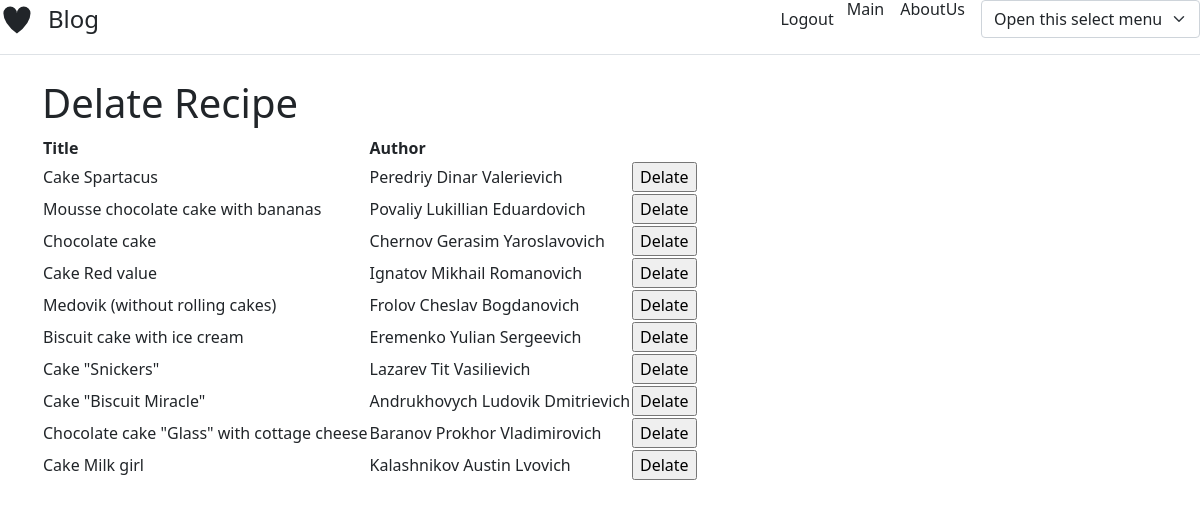
/blog_cake_php/delate.php, run on the app's committed database.
### tables this page shows
CREATE TABLE `blog_tb` (
  `id` int NOT NULL,
  `title` varchar(255) DEFAULT NULL,
  `content` text,
  `author` varchar(255) DEFAULT NULL,
  `tags` varchar(255) DEFAULT NULL,
  `date` datetime NOT NULL DEFAULT CURRENT_TIMESTAMP,
  `image` varchar(255) DEFAULT NULL
);

### blog_cake_php/delate.php (the view, shortened to what this page needs)
<?php
include "header/header.php";
echo '<h1>Delate Recipe</h1>';
include "db_config.php";
$sql = "SELECT * FROM blog_tb ORDER BY id DESC ";
if($result = $conn->query($sql)){
    echo "<table><tr><th>Title</th><th>Author</th><th></th></tr>";
    foreach($result as $row){
        echo "<tr>";
            echo "<td>" . $row["title"] . "</td>";
            echo "<td>" . $row["author"] . "</td>";
            echo "<td><form action='delate_position.php' method='POST'>
                        <input type='hidden' name='id' value='" . $row["id"] . "' />
                        <input type='submit' value='Delate'>
                </form></td>";
        echo "</tr>";
    }
    echo "</table>";
} else{
    echo "Error: " . $conn->error;
}
include "footer/footer.php";
?>

### data on the page
blog_tb: title "Cake Spartacus", author "Peredriy Dinar Valerievich"
blog_tb: title "Mousse chocolate cake with bananas", author "Povaliy Lukillian Eduardovich"
blog_tb: title "Chocolate cake", author "Chernov Gerasim Yaroslavovich"
blog_tb: title "Cake Red value", author "Ignatov Mikhail Romanovich"
blog_tb: title "Medovik (without rolling cakes)", author "Frolov Cheslav Bogdanovich"
blog_tb: title "Biscuit cake with ice cream", author "Eremenko Yulian Sergeevich"
blog_tb: title "Cake \"Snickers\"", author "Lazarev Tit Vasilievich"
blog_tb: title "Cake \"Biscuit Miracle\"", author "Andrukhovych Ludovik Dmitrievich"
blog_tb: title "Chocolate cake \"Glass\" with cottage cheese", author "Baranov Prokhor Vladimirovich"
blog_tb: title "Cake Milk girl", author "Kalashnikov Austin Lvovich"
